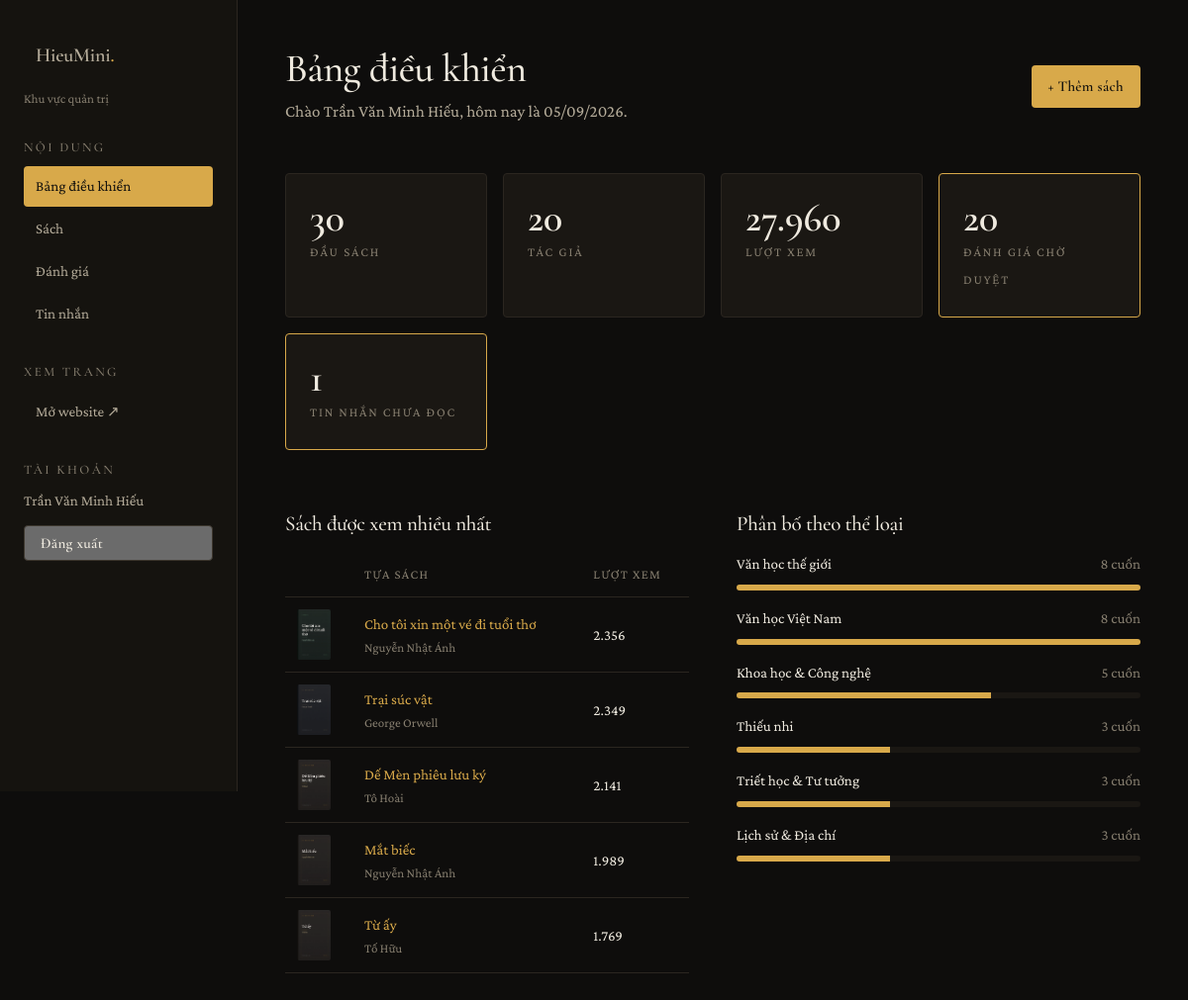
The page /admin/index.php (signed in) on the database its author committed.
### tables this page shows
CREATE TABLE `books` (
  `id`             INT AUTO_INCREMENT PRIMARY KEY,
  `slug`           VARCHAR(180) NOT NULL UNIQUE,
  `title`          VARCHAR(220) NOT NULL,
  `author_id`      INT NOT NULL,
  `category_id`    INT NOT NULL,
  `publisher`      VARCHAR(160),
  `published_year` SMALLINT,
  `pages`          SMALLINT,
  `language`       VARCHAR(40) DEFAULT 'Tiếng Việt',
  `isbn`           VARCHAR(24),
  `cover`          VARCHAR(180),
  `summary`        TEXT,
  `is_featured`    TINYINT(1) NOT NULL DEFAULT 0,
  `views`          INT NOT NULL DEFAULT 0,
  `created_at`     DATETIME NOT NULL DEFAULT CURRENT_TIMESTAMP,
  CONSTRAINT `fk_books_author`   FOREIGN KEY (`author_id`)   REFERENCES `authors`(`id`)    ON DELETE CASCADE,
  CONSTRAINT `fk_books_category` FOREIGN KEY (`category_id`) REFERENCES `categories`(`id`) ON DELETE CASCADE,
  INDEX `idx_books_category` (`category_id`),
  INDEX `idx_books_author`   (`author_id`),
  INDEX `idx_books_title`    (`title`),
  INDEX `idx_books_featured` (`is_featured`)
);

CREATE TABLE `authors` (
  `id`         INT AUTO_INCREMENT PRIMARY KEY,
  `slug`       VARCHAR(120) NOT NULL UNIQUE,
  `name`       VARCHAR(160) NOT NULL,
  `country`    VARCHAR(80),
  `birth_year` SMALLINT,
  `bio`        TEXT,
  INDEX `idx_authors_name` (`name`)
);

### includes/functions.php (called while the page is built, shortened)
<?php
function e(?string $s): string
{
    return htmlspecialchars($s ?? '', ENT_QUOTES | ENT_SUBSTITUTE, 'UTF-8');
}
function url(string $path = ''): string
{
    return base_url() . '/' . ltrim($path, '/');
}
function asset(string $path): string
{
    $file = ROOT_PATH . '/assets/' . ltrim($path, '/');
    $v = is_file($file) ? (string) filemtime($file) : '1';
    return url('assets/' . ltrim($path, '/')) . '?v=' . $v;
}
function cover_url(?string $file): string
{
    if ($file && is_file(ROOT_PATH . '/assets/img/covers/' . $file)) {
        return asset('img/covers/' . $file);
    }
    return asset('img/covers/placeholder.webp');
}
function current_page(): string
{
    return basename($_SERVER['SCRIPT_NAME'] ?? '');
}
function format_number(int $n): string
{
    return number_format($n, 0, ',', '.');
}
function book_select_sql(): string
{
    return 'SELECT b.*, a.name AS author_name, a.slug AS author_slug,
                   c.name AS category_name, c.slug AS category_slug, c.accent AS category_accent,
                   (SELECT ROUND(AVG(r.rating), 1) FROM reviews r
                     WHERE r.book_id = b.id AND r.is_approved = 1) AS rating_avg,
                   (SELECT COUNT(*) FROM reviews r
                     WHERE r.book_id = b.id AND r.is_approved = 1) AS rating_count
            FROM books b
            JOIN authors a    ON a.id = b.author_id
            JOIN categories c ON c.id = b.category_id';
}

### config/config.php (called while the page is built, shortened)
<?php
function base_url(): string
{
    static $base = null;
    if ($base !== null) {
        return $base;
    }
    $dir = str_replace('\\', '/', dirname($_SERVER['SCRIPT_NAME'] ?? '/'));
    $dir = preg_replace('#/(admin|api)$#', '', $dir);
    $base = rtrim($dir, '/');
    return $base;
}

### admin/guard.php (called while the page is built, shortened)
<?php
require __DIR__ . '/../config/config.php';
require __DIR__ . '/../config/database.php';
require __DIR__ . '/../includes/functions.php';
function admin_url(string $path = ''): string
{
    return url('admin/' . ltrim($path, '/'));
}
function current_admin(): ?array
{
    static $a = null;
    return $a ??= db_one('SELECT id, username, full_name FROM admins WHERE id = :id',
                         [':id' => $_SESSION['admin_id']]);
}
function require_admin(): array
{
    $admin = current_admin();
    return $admin;
}

### config/database.php (called while the page is built, shortened)
<?php
function db(): PDO
{
    static $pdo = null;
    if ($pdo instanceof PDO) {
        return $pdo;
    }
    $dsn = sprintf('mysql:host=%s;dbname=%s;charset=utf8mb4', DB_HOST, DB_NAME);
    try {
        $pdo = new PDO($dsn, DB_USER, DB_PASS, [
            PDO::ATTR_ERRMODE            => PDO::ERRMODE_EXCEPTION,
            PDO::ATTR_DEFAULT_FETCH_MODE => PDO::FETCH_ASSOC,
            PDO::ATTR_EMULATE_PREPARES   => false,
        ]);
    } catch (PDOException $e) {
        http_response_code(503);
        if (IS_DEV) {
            exit('<h1>Không kết nối được cơ sở dữ liệu</h1><pre>'
                . htmlspecialchars($e->getMessage(), ENT_QUOTES, 'UTF-8')
                . '</pre><p>Kiểm tra lại MySQL đã bật chưa và thông tin trong <code>config/config.php</code>.</p>');
        }
        error_log('DB connect failed: ' . $e->getMessage());
        exit('Hệ thống đang bảo trì, vui lòng quay lại sau.');
    }
    return $pdo;
}
function db_query(string $sql, array $params = []): PDOStatement
{
    $stmt = db()->prepare($sql);
    $stmt->execute($params);
    return $stmt;
}
function db_all(string $sql, array $params = []): array
{
    return db_query($sql, $params)->fetchAll();
}
function db_one(string $sql, array $params = []): ?array
{
    $row = db_query($sql, $params)->fetch();
    return $row === false ? null : $row;
}
function db_value(string $sql, array $params = [])
{
    return db_query($sql, $params)->fetchColumn();
}

### admin/index.php (the view, shortened to what this page needs)
<?php
require __DIR__ . '/guard.php';
$admin = require_admin();
$stats = [
    'books'    => (int) db_value('SELECT COUNT(*) FROM books'),
    'authors'  => (int) db_value('SELECT COUNT(*) FROM authors'),
    'pending'  => (int) db_value('SELECT COUNT(*) FROM reviews WHERE is_approved = 0'),
    'unread'   => (int) db_value('SELECT COUNT(*) FROM messages WHERE is_read = 0'),
    'views'    => (int) db_value('SELECT COALESCE(SUM(views), 0) FROM books'),
];
$topBooks = db_all(book_select_sql() . ' ORDER BY b.views DESC LIMIT 5');
$byCat    = db_all('SELECT c.name, COUNT(b.id) AS n FROM categories c
                    LEFT JOIN books b ON b.category_id = c.id
                    GROUP BY c.id ORDER BY n DESC');
$maxCat   = max(array_map(static fn($r) => (int) $r['n'], $byCat) ?: [1]);
require __DIR__ . '/layout.php';
?>
<div class="admin-head">
  <div>
    <h1 style="font-size:var(--fs-2xl);margin:0">Bảng điều khiển</h1>
    <p style="margin:var(--space-2) 0 0">Chào <?= e($admin['full_name'] ?: $admin['username']) ?>, hôm nay là <?= date('d/m/Y') ?>.</p>
  </div>
  <a class="btn btn--primary btn-sm" href="<?= e(admin_url('book_form.php')) ?>">+ Thêm sách</a>
</div>
<div class="stat-grid">
  <div class="stat-card"><b><?= format_number($stats['books']) ?></b><span>Đầu sách</span></div>
  <div class="stat-card"><b><?= format_number($stats['authors']) ?></b><span>Tác giả</span></div>
  <div class="stat-card"><b><?= format_number($stats['views']) ?></b><span>Lượt xem</span></div>
  <div class="stat-card" <?= $stats['pending'] ? 'style="border-color:var(--accent)"' : '' ?>>
    <b><?= format_number($stats['pending']) ?></b><span>Đánh giá chờ duyệt</span>
  </div>
  <div class="stat-card" <?= $stats['unread'] ? 'style="border-color:var(--accent)"' : '' ?>>
    <b><?= format_number($stats['unread']) ?></b><span>Tin nhắn chưa đọc</span>
  </div>
</div>
<div style="display:grid;grid-template-columns:repeat(auto-fit,minmax(320px,1fr));gap:var(--space-7)">
  <section>
    <h2 style="font-size:var(--fs-lg)">Sách được xem nhiều nhất</h2>
    <div class="table-wrap">
      <table class="data-table">
        <thead><tr><th></th><th>Tựa sách</th><th>Lượt xem</th></tr></thead>
        <tbody>
          <?php foreach ($topBooks as $b): ?>
            <tr>
              <td><img src="<?= e(cover_url($b['cover'])) ?>" alt=""></td>
              <td>
                <a href="<?= e(url('book.php?s=' . $b['slug'])) ?>" target="_blank" rel="noopener"><?= e($b['title']) ?></a>
                <div style="color:var(--fg-subtle);font-size:var(--fs-xs)"><?= e($b['author_name']) ?></div>
              </td>
              <td><?= format_number((int) $b['views']) ?></td>
            </tr>
          <?php endforeach; ?>
        </tbody>
      </table>
    </div>
  </section>
  <section>
    <h2 style="font-size:var(--fs-lg)">Phân bố theo thể loại</h2>
    <?php foreach ($byCat as $r): ?>
      <div style="margin-bottom:var(--space-4)">
        <div style="display:flex;justify-content:space-between;font-size:var(--fs-sm);margin-bottom:var(--space-2)">
          <span><?= e($r['name']) ?></span>
          <span style="color:var(--fg-subtle)"><?= (int) $r['n'] ?> cuốn</span>
        </div>
        <div style="height:6px;background:var(--surface);border-radius:99px;overflow:hidden">
          <div style="height:100%;width:<?= $maxCat ? round((int) $r['n'] / $maxCat * 100) : 0 ?>%;background:var(--accent)"></div>
        </div>
      </div>
    <?php endforeach; ?>
  </section>
</div>
<?php require __DIR__ . '/layout_end.php'; ?>

### admin/layout.php (shortened to what this page needs)
<?php
$admin = $admin ?? current_admin();
?>
<!doctype html>
<html lang="vi" data-theme="dark">
<head>
<link rel="stylesheet" href="<?= e(asset('css/style.css')) ?>">
</head>
<body>
<div class="admin-shell">
  <aside class="admin-side">
    <a class="brand" href="<?= e(url('index.php')) ?>" style="font-size:1.25rem">HieuMini<span>.</span></a>
    <p style="font-size:var(--fs-xs);color:var(--fg-subtle);margin:var(--space-2) 0 0">Khu vực quản trị</p>
    <h4>Nội dung</h4>
    <a href="<?= e(admin_url('index.php')) ?>"    class="<?= current_page() === 'index.php' ? 'is-active' : '' ?>">Bảng điều khiển</a>
    <a href="<?= e(admin_url('books.php')) ?>"    class="<?= in_array(current_page(), ['books.php', 'book_form.php'], true) ? 'is-active' : '' ?>">Sách</a>
    <a href="<?= e(admin_url('reviews.php')) ?>"  class="<?= current_page() === 'reviews.php' ? 'is-active' : '' ?>">Đánh giá</a>
    <a href="<?= e(admin_url('messages.php')) ?>" class="<?= current_page() === 'messages.php' ? 'is-active' : '' ?>">Tin nhắn</a>
    <h4>Xem trang</h4>
    <a href="<?= e(url('index.php')) ?>" target="_blank" rel="noopener">Mở website ↗</a>
    <h4>Tài khoản</h4>
    <p style="font-size:var(--fs-sm);color:var(--fg-muted);margin:0 0 var(--space-3)">
      <?= e($admin['full_name'] ?? $admin['username']) ?>
    </p>
    <form method="post" action="<?= e(admin_url('logout.php')) ?>">
      <button class="btn btn--ghost btn-sm" type="submit" style="width:100%">Đăng xuất</button>
    </form>
  </aside>
  <main class="admin-main">

### assets/css/style.css (style rules this page uses)
:root { --bg: #0E0D0C; --bg-soft: #15130F; --surface: #1A1713; --surface-hover: #221E18; --fg: #EFEADF; --fg-muted: #B4AB99; --fg-subtle: #857D6E; --accent: #D8A94A; --accent-soft: rgba(216, 169, 74, .12); --on-accent: #14120E; --border: #2B2620; --border-strong: #3D372E; --danger: #E0685C; --ok: #7FBF8E; --font-display: 'Cormorant Garamond', 'Times New Roman', Georgia, serif; --font-body: 'Crimson Pro', Georgia, 'Times New Roman', serif; --font-mono: ui-monospace, 'Cascadia Mono', Menlo, Consolas, monospace; --fs-xs: .8125rem; --fs-sm: .9375rem; --fs-base: 1.0625rem; --fs-lg: clamp(1.125rem, 1.05rem + .35vw, 1.3125rem); --fs-xl: clamp(1.375rem, 1.2rem + .8vw, 1.75rem); --fs-2xl: clamp(1.75rem, 1.4rem + 1.6vw, 2.5rem); --fs-3xl: clamp(2.25rem, 1.6rem + 2.9vw, 3.75rem); --fs-4xl: clamp(2.75rem, 1.6rem + 5vw, 6rem); --space-1: 4px; --space-2: 8px; --space-3: 12px; --space-4: 16px; --space-5: 24px; --space-6: 32px; --space-7: 48px; --space-8: 64px; --space-9: 96px; --space-10: 128px; --r-sm: 2px; --r-md: 4px; --r-lg: 8px; --t-fast: 150ms; --t-base: 260ms; --t-slow: 480ms; --ease-out: cubic-bezier(.22, 1, .36, 1); --ease-soft: cubic-bezier(.4, 0, .2, 1); --maxw: 1280px; --gutter: clamp(20px, 4vw, 56px); color-scheme: dark; }
*, *::before, *::after { box-sizing: border-box; }
html { -webkit-text-size-adjust: 100%; scroll-behavior: smooth; }
body { margin: 0; background: var(--bg); color: var(--fg); font-family: var(--font-body); font-size: var(--fs-base); line-height: 1.65; -webkit-font-smoothing: antialiased; text-rendering: optimizeLegibility; transition: background var(--t-base) var(--ease-soft), color var(--t-base) var(--ease-soft); }
h1, h2, h3, h4 { font-family: var(--font-display); font-weight: 500; line-height: 1.08; letter-spacing: -.015em; margin: 0 0 var(--space-4); text-wrap: balance; }
h1 { font-size: var(--fs-4xl); }
h2 { font-size: var(--fs-3xl); }
h4 { font-size: var(--fs-lg); }
p { margin: 0 0 var(--space-4); color: var(--fg-muted); text-wrap: pretty; }
a { color: var(--accent); text-decoration: none; transition: color var(--t-fast) var(--ease-soft); }
img { max-width: 100%; height: auto; display: block; }
.brand { font-family: var(--font-display); font-size: 1.5rem; font-weight: 600; letter-spacing: -.01em; color: var(--fg); white-space: nowrap; }
.brand span { color: var(--accent); }
.btn { display: inline-flex; align-items: center; gap: var(--space-2); min-height: 46px; padding: var(--space-3) var(--space-6); font-family: var(--font-display); font-size: var(--fs-base); font-weight: 600; letter-spacing: .02em; border-radius: var(--r-md); border: 1px solid transparent; cursor: pointer; transition: background var(--t-fast) var(--ease-soft), color var(--t-fast), border-color var(--t-fast), transform var(--t-fast) var(--ease-out); }
.btn--primary { background: var(--accent); color: var(--on-accent); }
.btn--ghost { border-color: var(--border-strong); color: var(--fg); }

### rows shown on the page
books: cover (picture), title "Cho tôi xin một vé đi tuổi thơ", author.name "Nguyễn Nhật Ánh", views "2.356"
books: cover (picture), title "Trại súc vật", author.name "George Orwell", views "2.349"
books: cover (picture), title "Dế Mèn phiêu lưu ký", author.name "Tô Hoài", views "2.141"
books: cover (picture), title "Mắt biếc", author.name "Nguyễn Nhật Ánh", views "1.989"
books: cover (picture), title "Từ ấy", author.name "Tố Hữu", views "1.769"

### other values the page prints
$admin['full_name'] "Trần Văn Minh Hiếu"
$admin['full_name'] ?: $admin['username'] "Trần Văn Minh Hiếu"
format_number($stats['books']) "30"
format_number($stats['authors']) "20"
format_number($stats['views']) "27.960"
format_number($stats['pending']) "20"
format_number($stats['unread']) "1"
$r['name'] "Văn học thế giới"
$r['n'] "8"
$r['name'] "Văn học Việt Nam"
$r['name'] "Khoa học & Công nghệ"
$r['n'] "5"
$r['name'] "Thiếu nhi"
$r['n'] "3"
$r['name'] "Triết học & Tư tưởng"
